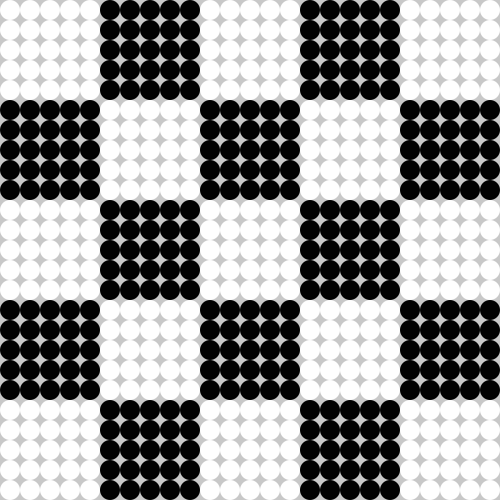
Frame 1 (no input)
Frame 60 (the mouse pressed at the canvas centre just before this capture): identical to frame 1, image omitted
Frame 120 (the mouse held since frame 60 and released just before this capture): identical to frame 1, image omitted

The Processing sketch that drew this single still picture (run headless with seeded random() and noise(); from frame 60 on, the mouse is pressed at the canvas centre):

// Processing sketch: Exercise12
// ── Exercise12.pde
float x=0,y=0,s=0;
int count=25;
void setup() {
  size(500,500);
  x=width/count;
  y=height/count;
  s=width/count;
  noStroke();
}
void draw() {
  background(200);
  for (int i=0; i<count; i++) {
    for (int j=0; j<count; j++) {
      if (i/5%2==0) {
        if (j/5%2==0) {
          fill(255);
        } else {
          fill(0);
        }
      } else {
        if (j/5%2==1) {
          fill(255);
        } else {
          fill(0);
        }
      }
      ellipse(x*j+s/2,y*i+s/2,s,s);
    }
  }
}
